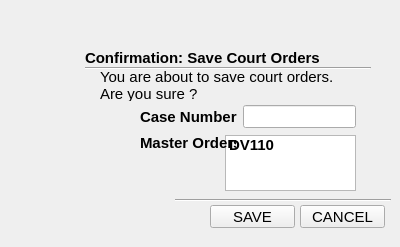
<?xml version="1.0" encoding="UTF-8"?>
<ui version="4.0">
 <class>ordersave</class>
 <widget class="QDialog" name="ordersave">
  <property name="geometry">
   <rect>
    <x>0</x>
    <y>0</y>
    <width>400</width>
    <height>247</height>
   </rect>
  </property>
  <property name="font">
   <font>
    <pointsize>11</pointsize>
   </font>
  </property>
  <property name="windowTitle">
   <string>Save Court Orders</string>
  </property>
  <widget class="QToolButton" name="toolButton_saveOrders">
   <property name="geometry">
    <rect>
     <x>210</x>
     <y>205</y>
     <width>85</width>
     <height>23</height>
    </rect>
   </property>
   <property name="text">
    <string>SAVE</string>
   </property>
  </widget>
  <widget class="QToolButton" name="toolButton_cancelOrders">
   <property name="geometry">
    <rect>
     <x>300</x>
     <y>205</y>
     <width>85</width>
     <height>23</height>
    </rect>
   </property>
   <property name="text">
    <string>CANCEL</string>
   </property>
  </widget>
  <widget class="Line" name="line_mainSaveOrder">
   <property name="geometry">
    <rect>
     <x>85</x>
     <y>60</y>
     <width>286</width>
     <height>16</height>
    </rect>
   </property>
   <property name="orientation">
    <enum>Qt::Horizontal</enum>
   </property>
  </widget>
  <widget class="QLabel" name="label_saveOrder">
   <property name="geometry">
    <rect>
     <x>85</x>
     <y>50</y>
     <width>250</width>
     <height>16</height>
    </rect>
   </property>
   <property name="font">
    <font>
     <pointsize>11</pointsize>
     <weight>75</weight>
     <bold>true</bold>
    </font>
   </property>
   <property name="text">
    <string>Confirmation: Save Court Orders</string>
   </property>
  </widget>
  <widget class="QFrame" name="frame_warnSaveOrders">
   <property name="geometry">
    <rect>
     <x>30</x>
     <y>35</y>
     <width>53</width>
     <height>53</height>
    </rect>
   </property>
   <property name="styleSheet">
    <string notr="true">background-image: url(:/new/prefix1/_images/warning_1.png);</string>
   </property>
   <property name="frameShape">
    <enum>QFrame::NoFrame</enum>
   </property>
   <property name="frameShadow">
    <enum>QFrame::Raised</enum>
   </property>
  </widget>
  <widget class="QLabel" name="label_saveOrderInstruction">
   <property name="geometry">
    <rect>
     <x>100</x>
     <y>70</y>
     <width>256</width>
     <height>31</height>
    </rect>
   </property>
   <property name="font">
    <font>
     <pointsize>11</pointsize>
    </font>
   </property>
   <property name="text">
    <string>You are about to save court orders.   Are you sure ?</string>
   </property>
   <property name="wordWrap">
    <bool>true</bool>
   </property>
  </widget>
  <widget class="Line" name="line_lowerSaveOrder">
   <property name="geometry">
    <rect>
     <x>175</x>
     <y>190</y>
     <width>216</width>
     <height>21</height>
    </rect>
   </property>
   <property name="orientation">
    <enum>Qt::Horizontal</enum>
   </property>
  </widget>
  <widget class="QListWidget" name="listWidget">
   <property name="geometry">
    <rect>
     <x>225</x>
     <y>135</y>
     <width>131</width>
     <height>56</height>
    </rect>
   </property>
   <property name="font">
    <font>
     <pointsize>11</pointsize>
     <weight>75</weight>
     <bold>true</bold>
    </font>
   </property>
   <property name="editTriggers">
    <set>QAbstractItemView::NoEditTriggers</set>
   </property>
   <item>
    <property name="text">
     <string>DV110</string>
    </property>
   </item>
  </widget>
  <widget class="QLabel" name="label_2">
   <property name="geometry">
    <rect>
     <x>140</x>
     <y>130</y>
     <width>96</width>
     <height>26</height>
    </rect>
   </property>
   <property name="font">
    <font>
     <pointsize>11</pointsize>
     <weight>75</weight>
     <bold>true</bold>
    </font>
   </property>
   <property name="text">
    <string>Master Orders</string>
   </property>
  </widget>
  <widget class="QWidget" name="layoutWidget">
   <property name="geometry">
    <rect>
     <x>140</x>
     <y>105</y>
     <width>216</width>
     <height>23</height>
    </rect>
   </property>
   <layout class="QHBoxLayout" name="horizontalLayout">
    <item>
     <widget class="QLabel" name="label">
      <property name="font">
       <font>
        <pointsize>11</pointsize>
        <weight>75</weight>
        <bold>true</bold>
       </font>
      </property>
      <property name="text">
       <string>Case Number</string>
      </property>
     </widget>
    </item>
    <item>
     <widget class="QLineEdit" name="lineEdit_orderId">
      <property name="text">
       <string/>
      </property>
      <property name="readOnly">
       <bool>true</bool>
      </property>
     </widget>
    </item>
   </layout>
  </widget>
  <widget class="QLabel" name="label_data">
   <property name="geometry">
    <rect>
     <x>30</x>
     <y>160</y>
     <width>62</width>
     <height>16</height>
    </rect>
   </property>
   <property name="text">
    <string/>
   </property>
  </widget>
  <widget class="QLabel" name="label_data_2">
   <property name="geometry">
    <rect>
     <x>30</x>
     <y>155</y>
     <width>62</width>
     <height>16</height>
    </rect>
   </property>
   <property name="text">
    <string/>
   </property>
  </widget>
 </widget>
 <resources/>
 <connections>
  <connection>
   <sender>toolButton_cancelOrders</sender>
   <signal>clicked()</signal>
   <receiver>ordersave</receiver>
   <slot>close()</slot>
   <hints>
    <hint type="sourcelabel">
     <x>298</x>
     <y>152</y>
    </hint>
    <hint type="destinationlabel">
     <x>381</x>
     <y>116</y>
    </hint>
   </hints>
  </connection>
  <connection>
   <sender>toolButton_saveOrders</sender>
   <signal>clicked()</signal>
   <receiver>ordersave</receiver>
   <slot>accept()</slot>
   <hints>
    <hint type="sourcelabel">
     <x>201</x>
     <y>152</y>
    </hint>
    <hint type="destinationlabel">
     <x>140</x>
     <y>150</y>
    </hint>
   </hints>
  </connection>
 </connections>
</ui>
